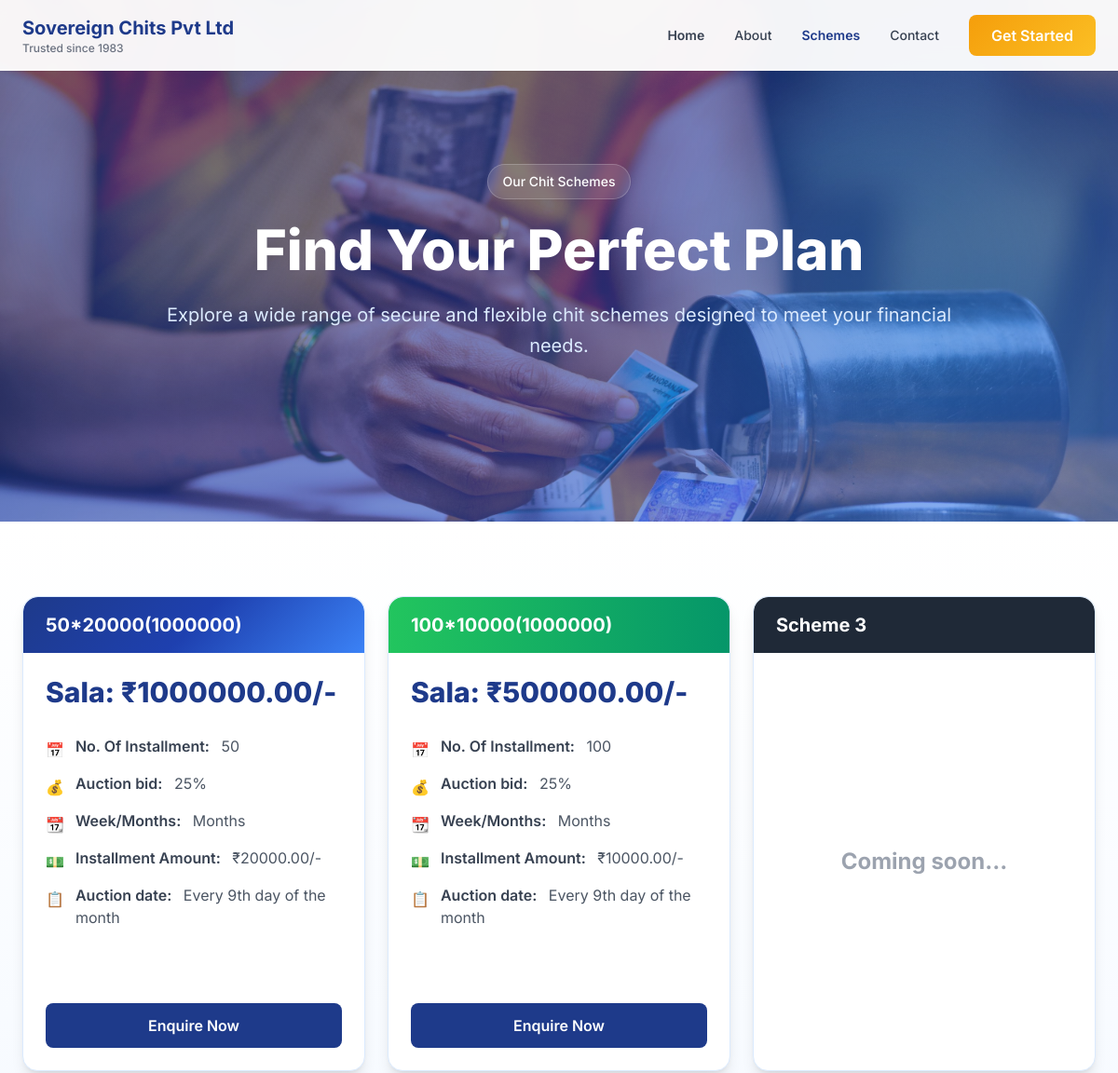
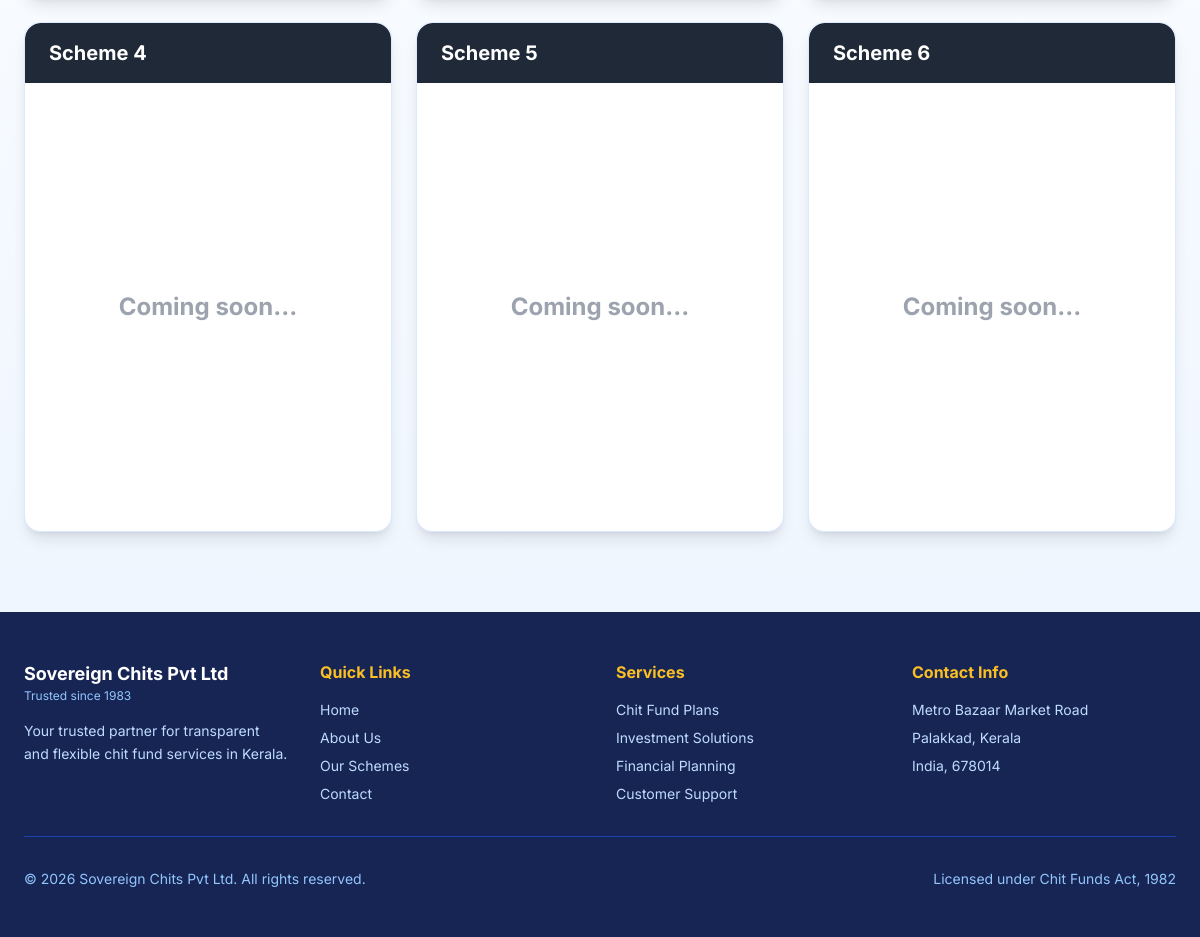
/schemes/, run on the app's committed database (2 pictures, top to bottom).
### website/models.py (models this page shows, shortened)
class Scheme(models.Model):
    name = models.CharField(max_length=200)
    sala = models.DecimalField(max_digits=12, decimal_places=2, null=True, blank=True, help_text="Sala amount in ₹")
    instalments = models.IntegerField(null=True, blank=True, help_text="Number of instalments")
    auction_bid = models.CharField(max_length=50, null=True, blank=True, help_text="Auction bid percentage or amount")
    period = models.CharField(max_length=50, null=True, blank=True, help_text="Period (e.g., Months, Weeks)")
    instalment_amount = models.DecimalField(max_digits=12, decimal_places=2, null=True, blank=True, help_text="Instalment amount in ₹")
    auction_date = models.TextField(null=True, blank=True, help_text="Auction date information")
    header_color = models.CharField(max_length=100, default='gradient-primary', help_text="Header color class (e.g., gradient-primary, bg-gradient-to-r from-blue-500 to-blue-700)")
    coming_soon = models.BooleanField(default=False, help_text="Mark as coming soon if scheme details are incomplete")
    is_active = models.BooleanField(default=True, help_text="Show this scheme on the website")
    created_at = models.DateTimeField(auto_now_add=True)
    updated_at = models.DateTimeField(auto_now=True)
    class Meta:
        ordering = ['-created_at']

### website/views.py (the view)
# urls.py: path('schemes/', views.schemes, name='schemes'),
def schemes(request):
    schemes_list = Scheme.objects.filter(is_active=True).order_by('created_at')
    return render(request, 'website/schemes.html', {'schemes': schemes_list})

### website/templates/website/schemes.html (shortened to what this page needs)
{% extends 'website/base.html' %} {% load static %} {% load
website_filters %}  {% block content %}
<header
  class="pt-32 pb-16 text-white relative overflow-hidden"
>
  <div class="absolute inset-0 opacity-10">
    <div
      class="absolute top-20 left-10 w-72 h-72 bg-blue-400 rounded-full blur-3xl"
    ></div>
    <div
      class="absolute bottom-20 right-10 w-96 h-96 bg-cyan-400 rounded-full blur-3xl"
    ></div>
  </div>
  <div class="max-w-7xl mx-auto px-6 py-12 relative z-10">
    <div class="text-center">
      <div
        class="inline-block px-4 py-2 bg-white/10 backdrop-blur-sm rounded-full text-sm font-medium mb-6 border border-white/20"
      >
        Our Chit Schemes
      </div>
      <h1
        class="text-4xl md:text-5xl lg:text-6xl font-extrabold leading-tight mb-6"
      >
        Find Your Perfect Plan
      </h1>
      <p
        class="text-xl text-blue-100 max-w-4xl mx-auto leading-relaxed"
      >
        Explore a wide range of secure and flexible chit
        schemes designed to meet your financial needs.
      </p>
    </div>
  </div>
</header>
<section
  class="py-20 bg-gradient-to-b from-white to-blue-50"
>
  <div class="max-w-7xl mx-auto px-6">
    <div class="grid gap-6 md:grid-cols-2 lg:grid-cols-3">
      {% for scheme in schemes %}
      <div
        class="card-hover bg-white rounded-2xl shadow-lg overflow-hidden border border-blue-100 flex flex-col"
      >
        <div
          class="{{ scheme.header_color }} text-white px-6 py-4 rounded-t-2xl"
        >
          <h3 class="text-xl font-bold">
            {{ scheme.name }}
          </h3>
        </div>
        <div class="p-6 flex-1 flex flex-col">
          {% if scheme.coming_soon %}
          <div
            class="flex-1 flex flex-col items-center justify-center min-h-[400px]"
          >
            <div class="text-2xl font-bold text-gray-400">
              Coming soon...
            </div>
          </div>
          {% else %}
          <div class="mb-6">
            {% if scheme.sala %}
            <div
              class="text-3xl font-extrabold text-blue-900 mb-1"
            >
              Sala: ₹{{ scheme.sala }}/-
            </div>
            {% endif %}
          </div>
          <div class="space-y-3 mb-6 flex-1">
            {% if scheme.instalments %}
            <div class="flex items-start gap-3">
              <span class="text-blue-600 mt-1">📅</span>
              <div>
                <span class="font-semibold text-gray-700"
                  >No. Of Installment:</span
                >
                <span class="text-gray-600 ml-2"
                  >{{ scheme.instalments }}</span
                >
              </div>
            </div>
            {% endif %} {% if scheme.auction_bid %}
            <div class="flex items-start gap-3">
              <span class="text-blue-600 mt-1">💰</span>
              <div>
                <span class="font-semibold text-gray-700"
                  >Auction bid:</span
                >
                <span class="text-gray-600 ml-2"
                  >{{ scheme.auction_bid }}</span
                >
              </div>
            </div>
            {% endif %} {% if scheme.period %}
            <div class="flex items-start gap-3">
              <span class="text-blue-600 mt-1">📆</span>
              <div>
                <span class="font-semibold text-gray-700"
                  >Week/Months:</span
                >
                <span class="text-gray-600 ml-2"
                  >{{ scheme.period }}</span
                >
              </div>
            </div>
            {% endif %} {% if scheme.instalment_amount %}
            <div class="flex items-start gap-3">
              <span class="text-blue-600 mt-1">💵</span>
              <div>
                <span class="font-semibold text-gray-700"
                  >Installment Amount:</span
                >
                <span class="text-gray-600 ml-2"
                  >₹{{ scheme.instalment_amount }}/-</span
                >
              </div>
            </div>
            {% endif %} {% if scheme.auction_date %}
            <div class="flex items-start gap-3">
              <span class="text-blue-600 mt-1">📋</span>
              <div>
                <span class="font-semibold text-gray-700"
                  >Auction date:</span
                >
                <span class="text-gray-600 ml-2"
                  >{{ scheme.auction_date }}</span
                >
              </div>
            </div>
            {% endif %}
          </div>
          <button
            class="w-full px-6 py-3 bg-blue-900 text-white rounded-lg font-semibold hover:bg-blue-800 transition-all transform hover:scale-105 mt-auto"
            onclick="alert('Enquiry form will be implemented')"
          >
            Enquire Now
          </button>
          {% endif %}
        </div>
      </div>
      {% endfor %}
    </div>
  </div>
</section>
{% endblock %}

### website/templates/website/base.html (shortened to what this page needs)
<!DOCTYPE html>
<html lang="en">
  <head>
    <link
      rel="stylesheet"
      href="https://cdnjs.cloudflare.com/ajax/libs/font-awesome/6.4.0/css/all.min.css"
    />
    <script src="https://cdn.tailwindcss.com"></script>
  </head>
  <body class="antialiased text-gray-800 bg-white">
    <nav
      class="fixed w-full bg-white/95 backdrop-blur-md shadow-sm z-50"
    >
      <div class="max-w-7xl mx-auto px-4 sm:px-6">
        <div class="flex justify-between items-center py-4">
          <a
            href="{% url 'index' %}"
            class="flex items-center gap-3 group"
          >
            <div>
              <div class="text-xl font-bold text-blue-900">
                Sovereign Chits Pvt Ltd
              </div>
              <div
                class="text-xs text-gray-500 font-medium"
              >
                Trusted since 1983
              </div>
            </div>
          </a>
          <div class="hidden md:flex gap-8 items-center">
            <a
              href="{% url 'index' %}"
              class="text-sm font-semibold {% if request.resolver_match.url_name == 'index' %}text-blue-900{% else %}text-gray-700{% endif %} hover:text-blue-600 transition-colors"
              >Home</a
            >
            <a
              href="{% url 'about' %}"
              class="text-sm font-medium {% if request.resolver_match.url_name == 'about' %}text-blue-900 font-semibold{% else %}text-gray-700{% endif %} hover:text-blue-600 transition-colors"
              >About</a
            >
            <a
              href="{% url 'schemes' %}"
              class="text-sm font-medium {% if request.resolver_match.url_name == 'schemes' %}text-blue-900 font-semibold{% else %}text-gray-700{% endif %} hover:text-blue-600 transition-colors"
              >Schemes</a
            >
            <a
              href="{% url 'contact' %}"
              class="text-sm font-medium {% if request.resolver_match.url_name == 'contact' %}text-blue-900 font-semibold{% else %}text-gray-700{% endif %} hover:text-blue-600 transition-colors"
              >Contact</a
            >
            <a
              href="{% url 'schemes' %}"
              class="px-6 py-2.5 gradient-accent text-white rounded-lg font-semibold hover:shadow-lg transition-all"
            >
              Get Started
            </a>
          </div>
        </div>
      </div>
    </nav>
    {% block content %}{% endblock %}
    <footer class="bg-blue-950 text-white">
      <div class="max-w-7xl mx-auto px-6 py-12">
        <div class="grid md:grid-cols-4 gap-8 mb-8">
          <div>
            <div class="flex items-center gap-3 mb-4">
              <div>
                <div class="text-lg font-bold">
                  Sovereign Chits Pvt Ltd
                </div>
                <div class="text-xs text-blue-300">
                  Trusted since 1983
                </div>
              </div>
            </div>
            <p
              class="text-blue-200 text-sm leading-relaxed"
            >
              Your trusted partner for transparent and
              flexible chit fund services in Kerala.
            </p>
          </div>
          <div>
            <h4 class="font-bold mb-4 text-amber-400">
              Quick Links
            </h4>
            <ul class="space-y-2 text-sm">
              <li>
                <a
                  href="{% url 'index' %}"
                  class="text-blue-200 hover:text-white transition-colors"
                  >Home</a
                >
              </li>
              <li>
                <a
                  href="{% url 'about' %}"
                  class="text-blue-200 hover:text-white transition-colors"
                  >About Us</a
                >
              </li>
              <li>
                <a
                  href="{% url 'schemes' %}"
                  class="text-blue-200 hover:text-white transition-colors"
                  >Our Schemes</a
                >
              </li>
              <li>
                <a
                  href="{% url 'contact' %}"
                  class="text-blue-200 hover:text-white transition-colors"
                  >Contact</a
                >
              </li>
            </ul>
          </div>
          <div>
            <h4 class="font-bold mb-4 text-amber-400">
              Services
            </h4>
            <ul class="space-y-2 text-sm text-blue-200">
              <li>Chit Fund Plans</li>
              <li>Investment Solutions</li>
              <li>Financial Planning</li>
              <li>Customer Support</li>
            </ul>
          </div>
          <div>
            <h4 class="font-bold mb-4 text-amber-400">
              Contact Info
            </h4>
            <div class="text-sm text-blue-200 space-y-2">
              <p>Metro Bazaar Market Road</p>
              <p>Palakkad, Kerala</p>
              <p>India, 678014</p>
            </div>
          </div>
        </div>
        <div
          class="border-t border-blue-800 pt-8 flex flex-col md:flex-row justify-between items-center gap-4"
        >
          <div class="text-sm text-blue-300">
            © <span id="year"></span> Sovereign Chits Pvt
            Ltd. All rights reserved.
          </div>
          <div class="text-sm text-blue-300">
            Licensed under Chit Funds Act, 1982
          </div>
        </div>
      </div>
    </footer>
  </body>
</html>

### data on the page
Scheme: name "50*20000(1000000)", sala "1000000.00", instalments "50", auction_bid "25%", period "Months", instalment_amount "20000.00", auction_date "Every 9th day of the month"
Scheme: name "100*10000(1000000)", sala "500000.00", instalments "100", auction_bid "25%", period "Months", instalment_amount "10000.00", auction_date "Every 9th day of the month"
Scheme: name "Scheme 3", coming_soon "Coming soon..."
Scheme: name "Scheme 4", coming_soon "Coming soon..."
Scheme: name "Scheme 5", coming_soon "Coming soon..."
Scheme: name "Scheme 6", coming_soon "Coming soon..."
